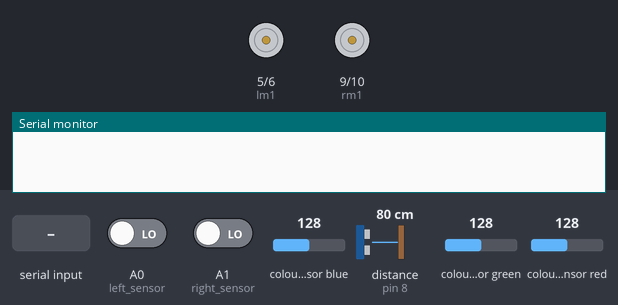
This sketch was run on a simulated Arduino Uno, built with avr-gcc and run on an emulated ATmega328P. Shown: motor-driver pin pairs drawn as motors (green arrow = first pin HIGH = forward, orange = second pin HIGH = backward, longer = more drive), the last lines printed to the serial monitor. Wiring (inferred from the names in the program): ultrasonic range finder: trigger pin 7; echo pin 8; TCS3200 colour sensor: output pin 11; S2 pin 12; S3 pin 13; S0 pin 2; S1 pin 3. Inputs (shaded band) come from the test bench; at power-on: A0 (left_sensor) LOW, A1 (right_sensor) LOW, distance to the obstacle (sensor on pin 8) 80 cm, colour sensor blue 128, colour sensor green 128, colour sensor red 128. The echo pulse lasts 58.3 µs per cm.

Above: at 1.2 s.
1.3 s: "hospital" received over Serial
At 3.2 s:
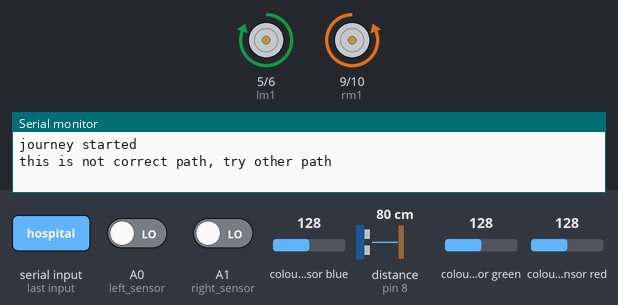
3.6 s: A0 (left_sensor) driven HIGH
At 6.1 s:
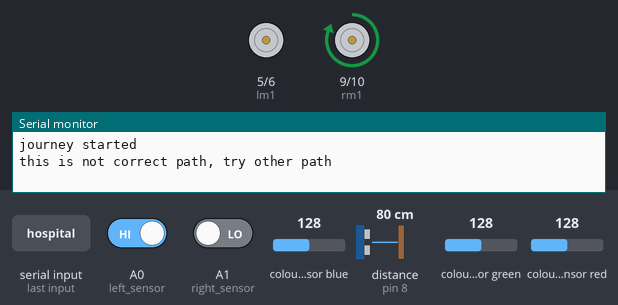
6.6 s: A1 (right_sensor) driven HIGH
At 8.4 s:
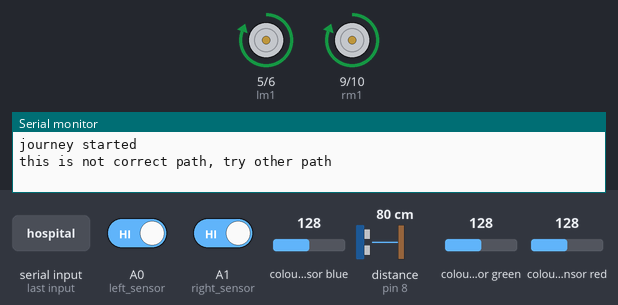
8.7 s: distance to the obstacle (sensor on pin 8) set to 17 cm
10.4 s: distance to the obstacle (sensor on pin 8) set to 13 cm
At 11.6 s:
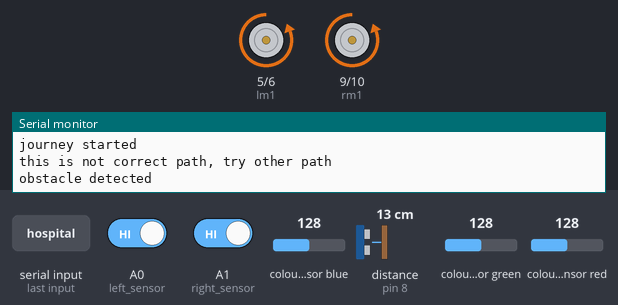
14.5 s: distance to the obstacle (sensor on pin 8) set to 60 cm
At 17.1 s:
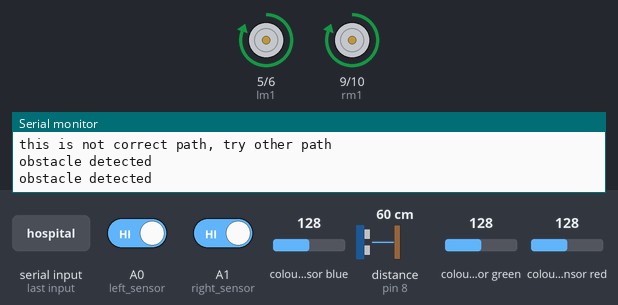
Timing chart, 0 to 18.6 s (numbered marks = the images above; inputs shaded):
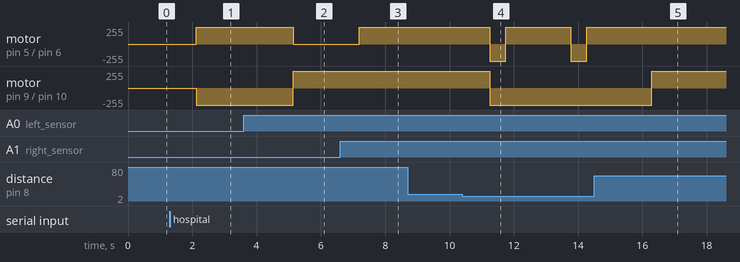

The sketch:

Project_code.ino
```cpp
 String voice;

int lm1=5;
int lm2=6;
int rm1=9;
int rm2=10;

int left_sensor=A0;
int right_sensor=A1;

int trigpin=7;
int echopin=8;
//int trigpin2=A2;
//int echopin2=A3;

long duration, distance;

const int s0=2;
const int s1=3;
const int s2=12;
const int s3=13;
const int out=11;

int red = 0;
int green = 0;
int blue = 0;
int flag=0;
int i=0;

void setup()
{
  // put your setup code here, to run once:
  pinMode(lm1, OUTPUT);
  pinMode(lm2, OUTPUT);
  pinMode(rm1, OUTPUT);
  pinMode(rm2, OUTPUT);

  pinMode(left_sensor, INPUT);
  pinMode(right_sensor, INPUT);

  pinMode(trigpin, OUTPUT);
  pinMode(echopin, INPUT);
  //pinMode(trigpin2, OUTPUT);
//  pinMode(echopin2, INPUT);


  Serial.begin(9600);

  pinMode(s0,OUTPUT);
  pinMode(s1,OUTPUT);
  pinMode(s2,OUTPUT);
  pinMode(s3,OUTPUT);

  digitalWrite(s0,HIGH);
  digitalWrite(s1,HIGH);

}

void loop()
{
  // put your main code here, to run repeatedly:
  long forwdis;
  long forwdis2;
 while(Serial.available())
  {
    delay(10);
    char c = Serial.read();
    if(c=='#')
    {
      break;
    }
    voice += c;
  }
  //voice="go to hospital";
  if(voice=="hospital"|| voice=="Hospital" && !(Serial.available()))//hospital corresponds to blue building
  {
    //Serial.println("hospital");
    flag=1;
  }
  else if(voice=="school" || voice=="School"&& !(Serial.available()))//school corresponds to red building
  {
    flag=3;
  }
  else if(voice=="Office" || voice=="office" && !(Serial.available()))//office corresponds to green
  {
    flag=2;
  }

  else if(voice=="go to hospital" &&!(Serial.available()))
  {
    forward();
    delay(2000);
    left();
    delay(3000);
    forward();
    delay(1500);
    left();
    delay(3000);
    forward();
    delay(2000);
    wait();
  }
  else if(voice == "stop" )
    {
     while(voice=="stop" && !(Serial.available()))
      {
      wait();
      }
    }
  else if(voice == "forward")
   {
    while(voice == "forward" &&!( Serial.available()))
  {
  forwdis = ping();
  //forwdis2 = ping2(); // Runs Ping fucntion reurns distance saves as forward distance

   if (forwdis >= 10) //If the forward dis is greater than 12 cm keep going forward
  {
      forward();

  }

  else if (forwdis < 10 )  //If distance is less than 12 cm then
  {
    Serial.println("obstacle detected");
    backward();
    delay(500);
    right();
    delay(1000);
    forward();

  }
 }
}
     else if(voice == "backward" && !(Serial.available()))
    {
       backward();

    }
    else if(voice=="right" || voice=="a")
    {

      right();
      delay(2000);
      forward();

       while(voice == "right" &&!( Serial.available()))
 {
  forwdis = ping();
//  forwdis2 = ping2();
  // Runs Ping fucntion reurns distance saves as forward distance

   if (forwdis >= 10 ) //If the forward dis is greater than 12 cm keep going forward
  {
      forward();

  }

  else if (forwdis < 10)  //If distance is less than 12 cm then
  {
    Serial.println("obstcle detected");
    backward();
    delay(1000);
    right();
    delay(2000);
    forward();
  }
 }
    }
    else if(voice=="left")
    {

      left();
      delay(2000);
      forward();
       while(voice == "left" &&!( Serial.available()))
 {
  forwdis = ping();
//  forwdis2 = ping2();// Runs Ping fucntion reurns distance saves as forward distance

   if (forwdis >=10) //If the forward dis is greater than 12 cm keep going forward
  {
      forward();

  }

  else if (forwdis < 10)  //If distance is less than 12 cm then
  {
    Serial.println("obstacle detected");
    backward();
    delay(1000);
    right();
    delay(2000);
    forward();
  }
 }
    }

    voice="";


  if(i==0 && flag!=0 && !(Serial.available()))
  {
    Serial.println("journey started");
    i=i+1;
  }


  int ls;
  int rs;

  ls = digitalRead(left_sensor);
  rs = digitalRead(right_sensor);

  forwdis = ping();
/*  forwdis2 = ping2();
 if(forwdis<=10 && flag!=0)
  { backward();
    delay(300);
    right();
    delay(1000);
  }*/
  if(ls==1 && rs==1 && forwdis>15 && flag!=0)
  {
    forward();
  }

  else if(ls==0 && rs==0 && flag!=0)
  {
    Serial.println("this is not correct path, try other path");
    uturn();
    delay(2000);
  }

  else if(ls==0 && rs==1 &&forwdis >15 && flag!=0)
  {
    right();
    delay(20);
  }

  else if(ls==1 && rs==0 && forwdis >15  && flag!=0)
  {
    left();
    delay(10);
  }
  else if(ls==1 && rs==1 && forwdis<=15 && flag!=0)
  {
    Serial.println("obstacle detected");
    backward();
    delay(500);
    right();
    delay(1000);
  }

  color();
  /*Serial.print("redinten:");
  Serial.print(red,DEC);
  Serial.print("greeninten:");
  Serial.print(green,DEC);
  Serial.print("blueinten:");
  Serial.print(blue,DEC);*/

  /*if(red<blue && red<green && red<100 && flag==2)
  {
   // Serial.println("Red");
    wait();
    delay(1500);
    Serial.println("destination reached");
  }
  else if(blue<red && blue<green&&blue>30 && flag==1)
  {
    //Serial.println("Blue");
    wait();
    delay(1000);
    Serial.println("destination reached");

  }
  else if(green<red && green<blue && flag==3)
  {
    //Serial.println("Green");
    wait();
    delay(1500);
    Serial.println("destination arrived");
  }
  else
  {
    //Serial.println("Nothing");
  }
  */

  if(blue<red && blue<green &&blue>30)
  {
   // Serial.println("Blue");
   wait();
   Serial.println("reached to hospital");
    delay(1000);
  }

  else if(red<blue && red>green && red<100)
  {
    //Serial.println("Red");
    wait();
    Serial.println("reached to office");
    delay(1000);
  }

  else if(green>red && green<blue)
  {
    //Serial.println("Green");
    wait();
    Serial.println("reached to school");
    delay(1000);
  }
  else
  {
    //Serial.println("Nothing");
    delay(1000);
  }


}

void forward()
{
  digitalWrite(lm1,HIGH);
  digitalWrite(lm2,LOW);
  digitalWrite(rm1,HIGH);
  digitalWrite(rm2,LOW);
}

void right()
{
  digitalWrite(lm1,HIGH);
  digitalWrite(lm2,LOW);
  digitalWrite(rm1,LOW);
  digitalWrite(rm2,HIGH);
}

void left()
{
  digitalWrite(lm1,LOW);
  digitalWrite(lm2,LOW);
  digitalWrite(rm1,HIGH);
  digitalWrite(rm2,LOW);
}

void uturn()
{
  digitalWrite(lm1,HIGH);
  digitalWrite(lm2,LOW);
  digitalWrite(rm1,LOW);
  digitalWrite(rm2,HIGH);
}

unsigned long ping()
{
 long duration, distance;
 digitalWrite(trigpin, HIGH);
 delay(1);
 digitalWrite(trigpin, LOW);
 duration = pulseIn(echopin, HIGH);
 distance = (duration/2)/29.1;
 delay(10);
 return (distance);
}

/*unsigned long ping2()
{
 long duration, distance;
 digitalWrite(trigpin2, HIGH);
 delay(1);
 digitalWrite(trigpin2, LOW);
 duration = pulseIn(echopin2, HIGH);
 distance = (duration/2)/29.1;
 delay(10);
 return (distance);
}*/

void color()
{
  digitalWrite(s2,LOW);
  digitalWrite(s3,LOW);

  red = pulseIn(out,digitalRead(out)==HIGH?LOW:HIGH);
  digitalWrite(s3,HIGH);
  blue = pulseIn(out, digitalRead(out)==HIGH?LOW:HIGH);
  digitalWrite(s2,HIGH);
  green = pulseIn(out,digitalRead(out)==HIGH?LOW:HIGH);
}

void wait()
{
  digitalWrite(lm1,LOW);
  digitalWrite(lm2,LOW);
  digitalWrite(rm1,LOW);
  digitalWrite(rm2,LOW);
}
void rotate()
{
  digitalWrite(lm1,HIGH);
  digitalWrite(lm2,LOW);
  digitalWrite(rm1,LOW);
  digitalWrite(rm2,HIGH);
 }

void backward()
{
  digitalWrite(lm1,LOW);
  digitalWrite(lm2,HIGH);
  digitalWrite(rm1,LOW);
  digitalWrite(rm2,HIGH);
 }
```

Measured:
- the behaviour switches between 16 and 15 cm on distance to the obstacle (sensor on pin 8) (found by bisection; images 3 and 4)
- after the input at 1.3 s, motor on pin 5 (lm1) / pin 6 (lm2): stopped → forward 255/255 after 0.83 s; motor on pin 9 (rm1) / pin 10 (rm2): stopped → backward 255/255 after 0.83 s
- after the input at 3.6 s, motor on pin 5 (lm1) / pin 6 (lm2): forward 255/255 → stopped after 1.5 s; motor on pin 9 (rm1) / pin 10 (rm2): backward 255/255 → forward 255/255 after 1.5 s
- after the input at 6.6 s, motor on pin 5 (lm1) / pin 6 (lm2): stopped → forward 255/255 after 0.60 s
- after the input at 8.7 s, every drawn part: stays the same
- after the input at 10.4 s, motor on pin 5 (lm1) / pin 6 (lm2): alternates forward 255/255 for 2.0 s and backward 255/255 for 0.50 s, starting after 0.86 s; motor on pin 9 (rm1) / pin 10 (rm2): forward 255/255 → backward 255/255 after 0.86 s
- after the input at 14.5 s, motor on pin 5 (lm1) / pin 6 (lm2): stays forward 255/255 (without the input it goes to backward 255/255 after 1.8 s); motor on pin 9 (rm1) / pin 10 (rm2): backward 255/255 → forward 255/255 after 1.8 s
